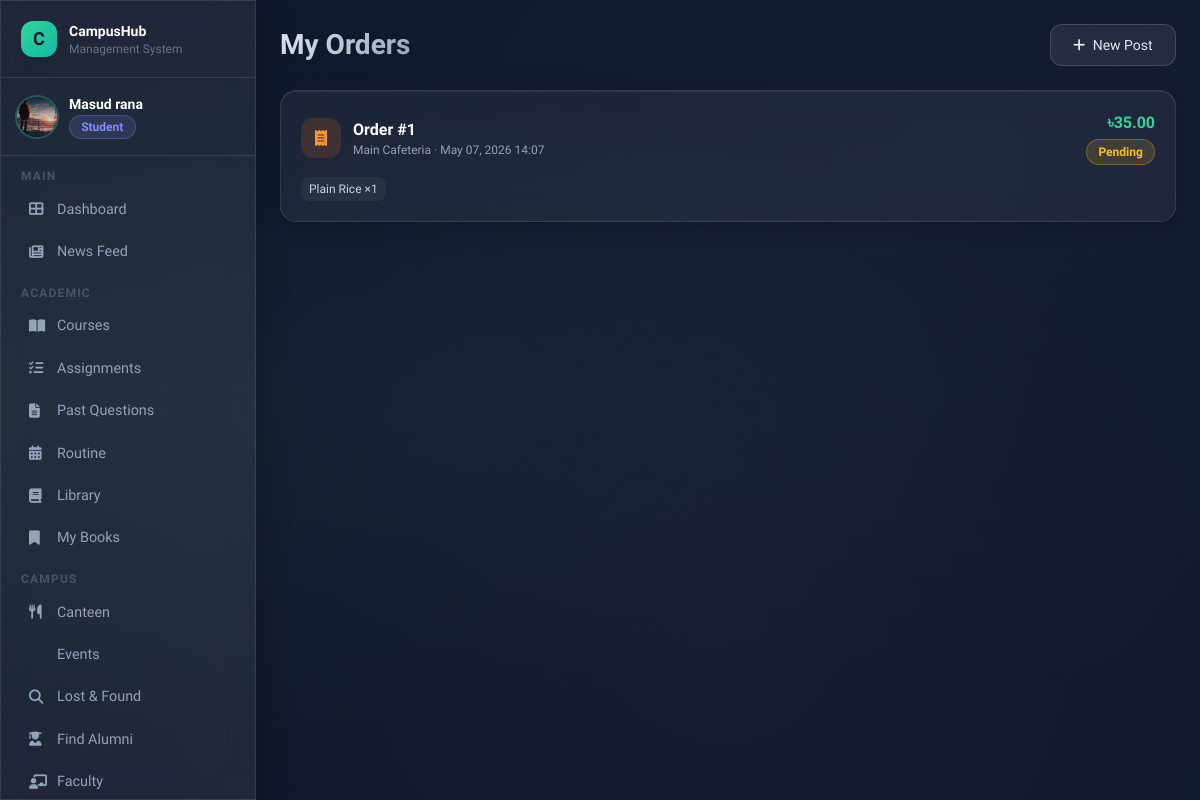
Page /campus/canteen/my-orders/ (signed in) on the committed database.
### users/models.py (models this page shows, shortened)
class User(AbstractUser):
    ROLE_CHOICES = [
        ('admin', 'Admin'),
        ('teacher', 'Teacher'),
        ('student', 'Student'),
        ('alumni', 'Alumni'),
    ]
    email = models.EmailField(unique=True)
    phone = models.CharField(max_length=20, blank=True)
    role = models.CharField(max_length=20, choices=ROLE_CHOICES, default='student')
    profile_picture = models.ImageField(upload_to='profile_pics/', blank=True, null=True)
    USERNAME_FIELD = 'email'
    REQUIRED_FIELDS = ['username']
    def is_student(self): return self.role == 'student'
    def is_alumni(self): return self.role == 'alumni'

### campus/models.py (models this page shows, shortened)
class Order(models.Model):
    STATUS_CHOICES = [
        ('pending', 'Pending'),
        ('confirmed', 'Confirmed'),
        ('ready', 'Ready'),
        ('delivered', 'Delivered'),
        ('cancelled', 'Cancelled'),
    ]
    user = models.ForeignKey(settings.AUTH_USER_MODEL, on_delete=models.CASCADE, related_name='orders')
    canteen = models.ForeignKey(Canteen, on_delete=models.CASCADE, related_name='orders')
    items = models.ManyToManyField(MenuItem, through='OrderItem')
    status = models.CharField(max_length=20, choices=STATUS_CHOICES, default='pending')
    ordered_at = models.DateTimeField(auto_now_add=True)
    total_price = models.DecimalField(max_digits=10, decimal_places=2, default=0)
    special_instructions = models.TextField(blank=True)

class Canteen(models.Model):
    name = models.CharField(max_length=200)
    location = models.CharField(max_length=200, blank=True)

class OrderItem(models.Model):
    order = models.ForeignKey(Order, on_delete=models.CASCADE, related_name='order_items')
    menu_item = models.ForeignKey(MenuItem, on_delete=models.CASCADE)
    quantity = models.PositiveIntegerField(default=1)

class MenuItem(models.Model):
    canteen = models.ForeignKey(Canteen, on_delete=models.CASCADE, related_name='menu_items')
    name = models.CharField(max_length=200)
    description = models.TextField(blank=True)
    price = models.DecimalField(max_digits=8, decimal_places=2)
    image = models.ImageField(upload_to='menu_items/', blank=True, null=True)
    is_available = models.BooleanField(default=True)

### campus/views.py (the view)
# urls.py: path('canteen/my-orders/', views.my_orders, name='my_orders'),
@login_required
def my_orders(request):
    orders = Order.objects.filter(user=request.user).prefetch_related('order_items__menu_item').order_by('-ordered_at')
    return render(request, 'campus/my_orders.html', {'orders': orders})

### templates/campus/my_orders.html (shortened to what this page needs)
{% extends 'base.html' %}
{% block page_title %}My Orders{% endblock %}
{% block content %}
<div class="space-y-4">
{% for order in orders %}
<div class="glass-card p-5">
  <div class="flex items-center justify-between mb-3">
    <div class="flex items-center gap-3">
      <div class="w-10 h-10 rounded-xl bg-orange-500/15 text-orange-400 flex items-center justify-center"><i class="fas fa-receipt"></i></div>
      <div>
        <div class="font-bold text-white">Order #{{ order.pk }}</div>
        <div class="text-xs text-slate-400">{{ order.canteen.name }} · {{ order.ordered_at|date:"M d, Y H:i" }}</div>
      </div>
    </div>
    <div class="text-right">
      <div class="text-emerald-400 font-bold">৳{{ order.total_price }}</div>
      <span class="badge {% if order.status == 'delivered' %}badge-green{% elif order.status == 'cancelled' %}badge-red{% elif order.status == 'ready' %}badge-blue{% else %}badge-yellow{% endif %} mt-1">{{ order.status|title }}</span>
    </div>
  </div>
  <div class="flex flex-wrap gap-2">
    {% for oi in order.order_items.all %}
    <span class="text-xs text-slate-300 bg-white/5 px-2 py-1 rounded-lg">{{ oi.menu_item.name }} ×{{ oi.quantity }}</span>
    {% endfor %}
  </div>
</div>
{% empty %}
<div class="text-center py-12 text-slate-500"><i class="fas fa-shopping-bag text-4xl mb-3"></i><p>No orders placed yet. <a href="{% url 'canteen_menu' %}" class="text-emerald-400 hover:underline">Browse canteen →</a></p></div>
{% endfor %}
</div>
{% endblock %}

### templates/base.html (shortened to what this page needs)
<!DOCTYPE html>
<html lang="en">
<head>
<script src="https://cdn.tailwindcss.com"></script>
<link rel="stylesheet" href="https://cdnjs.cloudflare.com/ajax/libs/font-awesome/6.4.0/css/all.min.css">
</head>
<body>
<div class="mesh-bg"></div>
{% if user.is_authenticated %}
<div class="flex min-h-screen">
  <aside class="w-64 flex-shrink-0 glass border-r border-white/10 flex flex-col fixed h-full z-20 overflow-y-auto scrollbar-thin">
    <div class="p-5 border-b border-white/10">
      <div class="flex items-center gap-3">
        <div class="w-9 h-9 rounded-xl bg-gradient-to-br from-emerald-400 to-teal-500 flex items-center justify-center text-slate-900 font-bold text-lg shadow-lg">C</div>
        <div>
          <div class="font-bold text-white text-sm">CampusHub</div>
          <div class="text-xs text-slate-500">Management System</div>
        </div>
      </div>
    </div>
    <div class="p-4 border-b border-white/10">
      <div class="flex items-center gap-3">
        {% if user.profile_picture %}
          <img src="{{ user.profile_picture.url }}" class="w-10 h-10 rounded-full object-cover ring-2 ring-emerald-400/30">
        {% else %}
          <div class="w-10 h-10 rounded-full bg-gradient-to-br from-indigo-500 to-purple-500 flex items-center justify-center text-white font-bold text-sm">
            {{ user.first_name|first|upper }}{{ user.last_name|first|upper }}
          </div>
        {% endif %}
        <div class="overflow-hidden">
          <div class="font-semibold text-sm text-white truncate">{{ user.get_full_name|default:user.username }}</div>
          <span class="badge {% if user.role == 'student' %}badge-blue{% elif user.role == 'teacher' %}badge-green{% elif user.role == 'alumni' %}badge-pink{% else %}badge-yellow{% endif %} text-xs">{{ user.role|title }}</span>
        </div>
      </div>
    </div>
    <nav class="p-3 flex-1">
      <div class="mb-2">
        <p class="text-xs text-slate-600 uppercase tracking-widest px-2 mb-1 font-semibold">Main</p>
        <a href="{% url 'dashboard' %}" class="sidebar-link {% if request.resolver_match.url_name == 'dashboard' %}active{% endif %}">
          <i class="fas fa-th-large w-4"></i> Dashboard
        </a>
        <a href="{% url 'post_list' %}" class="sidebar-link {% if 'post' in request.resolver_match.url_name %}active{% endif %}">
          <i class="fas fa-newspaper w-4"></i> News Feed
        </a>
      </div>
      {% if not user.is_alumni %}
      <div class="mb-2">
        <p class="text-xs text-slate-600 uppercase tracking-widest px-2 mb-1 mt-3 font-semibold">Academic</p>
        <a href="{% url 'course_list' %}" class="sidebar-link">
          <i class="fas fa-book-open w-4"></i> Courses
        </a>
        <a href="{% url 'assignment_list' %}" class="sidebar-link">
          <i class="fas fa-tasks w-4"></i> Assignments
        </a>
        <a href="{% url 'previous_questions' %}" class="sidebar-link">
          <i class="fas fa-file-alt w-4"></i> Past Questions
        </a>
        <a href="{% url 'routine' %}" class="sidebar-link">
          <i class="fas fa-calendar-alt w-4"></i> Routine
        </a>
        <a href="{% url 'book_list' %}" class="sidebar-link">
          <i class="fas fa-book w-4"></i> Library
        </a>
        <a href="{% url 'my_books' %}" class="sidebar-link">
          <i class="fas fa-bookmark w-4"></i> My Books
        </a>
      </div>
      {% endif %}
      <div class="mb-2">
        <p class="text-xs text-slate-600 uppercase tracking-widest px-2 mb-1 mt-3 font-semibold">Campus</p>
        <a href="{% url 'canteen_menu' %}" class="sidebar-link">
          <i class="fas fa-utensils w-4"></i> Canteen
        </a>
        <a href="{% url 'event_list' %}" class="sidebar-link">
           Events
        </a>
        <a href="{% url 'lost_found' %}" class="sidebar-link">
          <i class="fas fa-search w-4"></i> Lost & Found
        </a>
        {% if user.is_student %}
        <a href="{% url 'alumni_list' %}" class="sidebar-link">
          <i class="fas fa-user-graduate w-4"></i> Find Alumni
        </a>
        {% endif %}
        <a href="{% url 'faculty_list' %}" class="sidebar-link">
          <i class="fas fa-chalkboard-teacher w-4"></i> Faculty
        </a>
      </div>
    </nav>
  </aside>
  <main class="flex-1 ml-64 p-6 min-h-screen">
    <header class="flex items-center justify-between mb-6">
      <div>
        {% block page_header %}<h1 class="page-title">{% block page_title %}Dashboard{% endblock %}</h1>{% endblock %}
      </div>
      <div class="flex items-center gap-3">
        <a href="{% url 'create_post' %}" class="btn-secondary text-sm"><i class="fas fa-plus mr-1"></i> New Post</a>
      </div>
    </header>
    {% block content %}{% endblock %}
  </main>
</div>
{% else %}
{% block auth_content %}{% endblock %}
{% endif %}
</body>
</html>

### templates/base.html (style rules this page uses)
:root { --glass: rgba(255,255,255,0.07); --glass-border: rgba(255,255,255,0.12); --accent: #6ee7b7; --accent2: #818cf8; --accent3: #f9a8d4; }
* { font-family: 'Sora', sans-serif; }
body { background: #0f172a; color: #e2e8f0; min-height: 100vh; }
.glass { background: var(--glass); backdrop-filter: blur(16px); -webkit-backdrop-filter: blur(16px); border: 1px solid var(--glass-border); box-shadow: 0 8px 32px rgba(0,0,0,0.3); }
.glass-card { background: rgba(255,255,255,0.05); backdrop-filter: blur(12px); border: 1px solid rgba(255,255,255,0.1); border-radius: 1rem; box-shadow: 0 4px 24px rgba(0,0,0,0.2), inset 0 1px 0 rgba(255,255,255,0.08); transition: transform 0.2s ease, box-shadow 0.2s ease; }
.btn-secondary { background: rgba(255,255,255,0.08); border: 1px solid rgba(255,255,255,0.15); color: #e2e8f0; font-weight: 500; padding: 0.6rem 1.4rem; border-radius: 0.75rem; transition: all 0.2s; cursor: pointer; display: inline-block; text-decoration: none; }
.badge { display: inline-flex; align-items: center; gap: 0.3rem; padding: 0.2rem 0.7rem; border-radius: 9999px; font-size: 0.75rem; font-weight: 600; }
.badge-blue { background: rgba(129,140,248,0.15); color: #818cf8; border: 1px solid rgba(129,140,248,0.3); }
.badge-yellow { background: rgba(251,191,36,0.15); color: #fbbf24; border: 1px solid rgba(251,191,36,0.3); }
.sidebar-link { display: flex; align-items: center; gap: 0.75rem; padding: 0.65rem 1rem; border-radius: 0.75rem; color: #94a3b8; font-size: 0.9rem; font-weight: 500; transition: all 0.2s; text-decoration: none; }
.page-title { font-size: 1.75rem; font-weight: 700; background: linear-gradient(135deg, #e2e8f0, #94a3b8); -webkit-background-clip: text; -webkit-text-fill-color: transparent; }
.mesh-bg { position: fixed; inset: 0; z-index: -1; background: radial-gradient(ellipse at 20% 50%, rgba(110,231,183,0.05) 0%, transparent 60%), radial-gradient(ellipse at 80% 20%, rgba(129,140,248,0.05) 0%, transparent 60%), radial-gradient(ellipse at 60% 80%, rgba(249,168,212,0.04) 0%, transparent 60%), #0f172a; }

### rows in the picture
User: profile_picture (picture), get_full_name "Masud rana", role "Student"
Order: pk "1", canteen.name "Main Cafeteria", ordered_at "May 07, 2026 14:07", total_price "35.00", status "Pending"
OrderItem: menu_item.name "Plain Rice", quantity "1"
